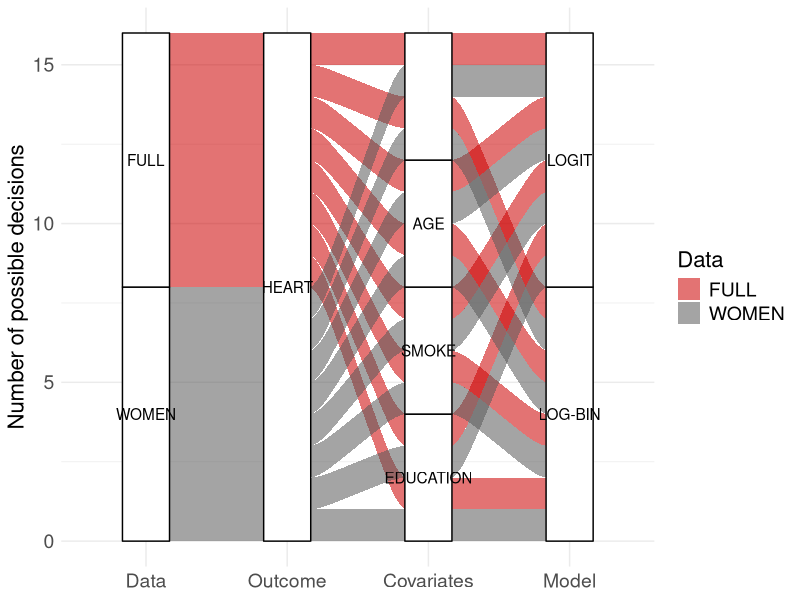

R code for this plot:
## ---- chunk 1
library(dplyr)
library(tidyr)
library(ggplot2)
library(ggalluvial)
## ---- chunk 2
# Generate combinations of a subset of all choices
df <- expand.grid(
  data = c("FULL","WOMEN"),
  outcome = c("HEART"),
  covar = c("", "AGE", "SMOKE", "EDUCATION"),
  model   = c("LOGIT", "LOG-BIN")
)

# Reshape to long form for plotting
decisions <- df %>% 
  mutate(spec_id = row_number()) %>%
  pivot_longer(-spec_id, names_to = "decision", values_to = "choice")


# Plot the different research paths
decisionplot <- ggplot(df,
       aes(axis1 = data, axis2 = outcome, axis3 = covar, axis4 = model)) +
  geom_alluvium(aes(fill = data), knot.pos = 0.1, alpha = .55) +
  geom_stratum() +
  geom_text(stat = "stratum", aes(label = after_stat(stratum))) +
  scale_x_discrete(limits = c("Data", "Outcome", "Covariates", "Model")) +
  scale_fill_manual(values = c("#cc0000", "#595959")) +
  theme_minimal() + ylab("Number of possible decisions") +
  labs(fill = "Data")+
  theme(
    axis.title = element_text(size = 16),   # x and y axis titles
    axis.text  = element_text(size = 14),   # tick labels
    legend.title = element_text(size = 16), # "fill" label
    legend.text  = element_text(size = 14), # legend item labels
    strip.text = element_text(size = 16)    # facet labels (if any)
  )

decisionplot
